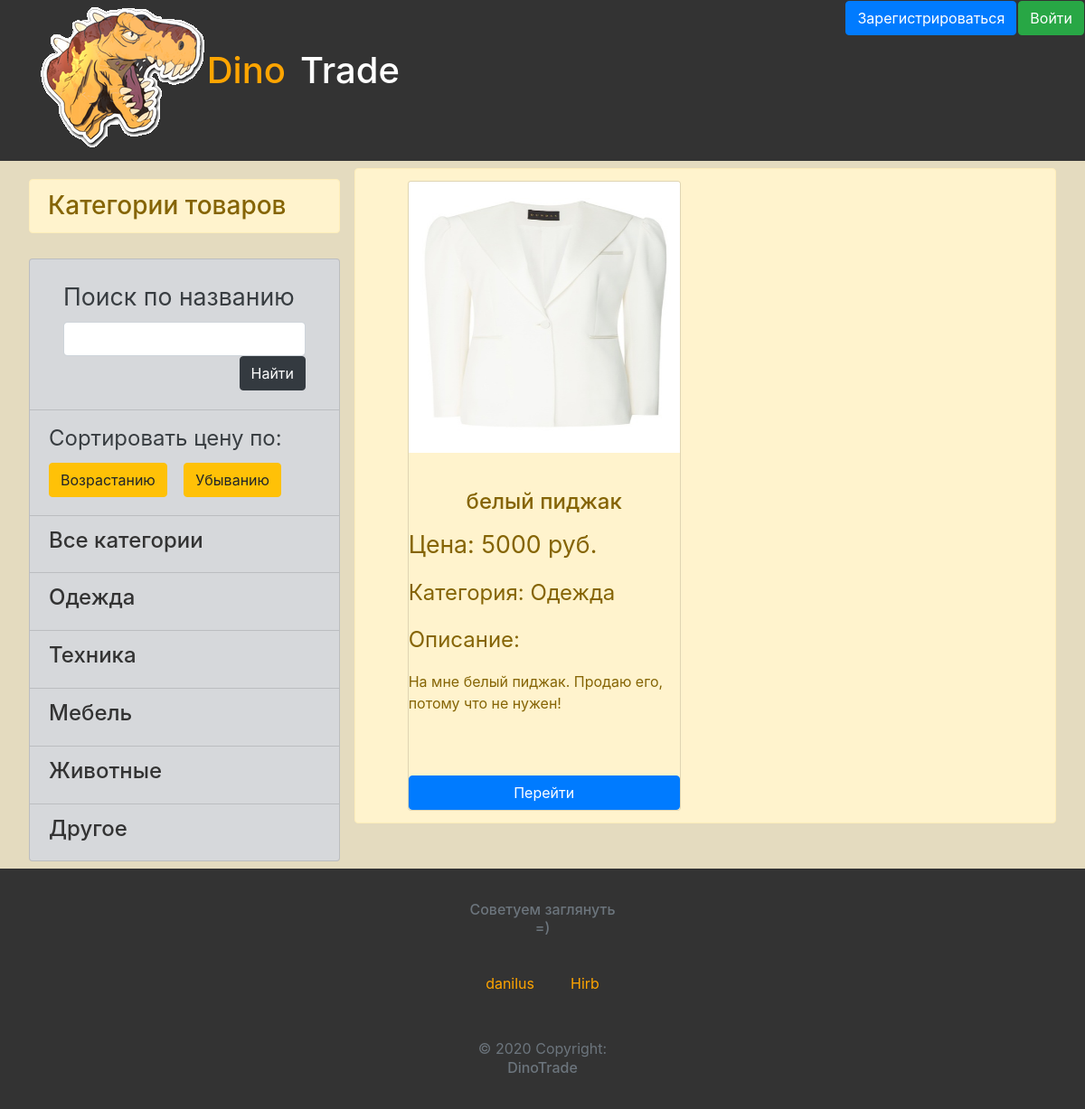
The app's page /index/Одежда, older data.
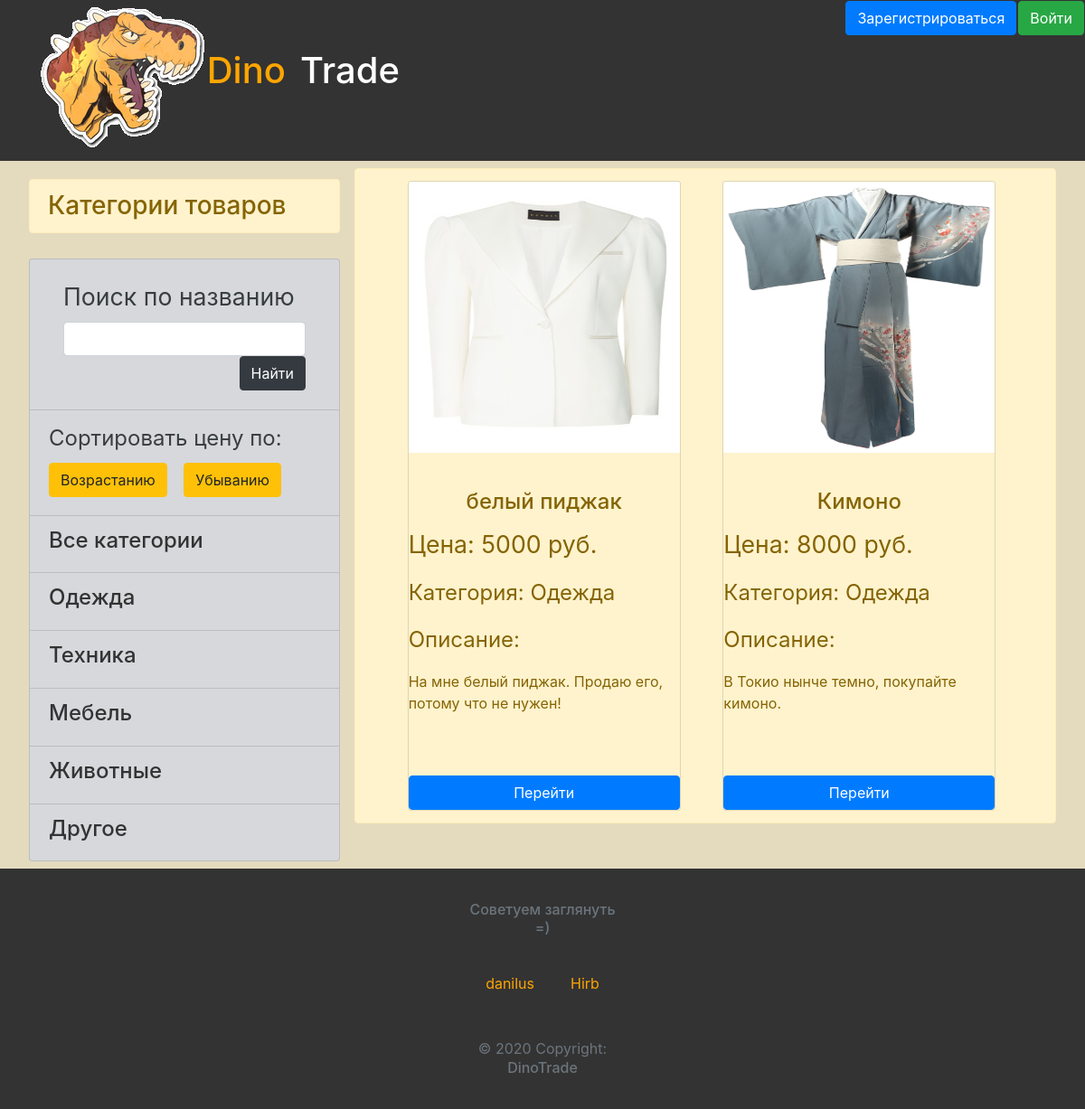
The same page, newer data.
### data/objects.py (models this page shows, shortened)
class Object(SqlAlchemyBase, UserMixin, SerializerMixin):
    __tablename__ = 'objects'
    id = sqlalchemy.Column(sqlalchemy.Integer, primary_key=True, autoincrement=True)
    name = sqlalchemy.Column(sqlalchemy.String, nullable=False)
    name_for_find = sqlalchemy.Column(sqlalchemy.String, nullable=True)
    category = sqlalchemy.Column(sqlalchemy.String, nullable=False)
    price = sqlalchemy.Column(sqlalchemy.Integer, nullable=False)
    description = sqlalchemy.Column(sqlalchemy.String, nullable=True)
    pictures = sqlalchemy.Column(sqlalchemy.String, nullable=True, default=' ')
    user_id = sqlalchemy.Column(sqlalchemy.Integer, sqlalchemy.ForeignKey("users.id"))
    sold = sqlalchemy.Column(sqlalchemy.Boolean, nullable=False, default=False)
    block = sqlalchemy.Column(sqlalchemy.Boolean, default=False)
    why_block = sqlalchemy.Column(sqlalchemy.String, nullable=True)
    user = orm.relation('User')

### main.py (the view, shortened to what this page needs)
@app.route('/', methods=['GET', 'POST'])
@app.route('/index/<category>', methods=['GET', 'POST'])
def main_page(category='Всекатегории'):
    form = FindObjectForm()
    sort_asc_form = SortAscending()
    sort_desc_form = SortDescending()
    sessions = db_session.create_session()
    what_we_want_to_find = ''
    if form.find_line.data:
        what_we_want_to_find = form.find_line.data
    if request.method == 'GET':
        if category != 'Всекатегории':
            objs = sessions.query(objects.Object).filter(objects.Object.sold == 0,
                                                         objects.Object.category == category)
        else:
            objs = sessions.query(objects.Object).filter(objects.Object.sold == 0)
        return render_template('main_page.html', category=category, current_user=current_user,
                               title='DinoTrade', objects=objs, form=form,
                               sort_asc_form=sort_asc_form, sort_desc_form=sort_desc_form,
                               name='', find=False)

### forms.py (shortened to what this page needs)
class FindObjectForm(FlaskForm):
    find_line = StringField('Поиск по названию', validators=[DataRequired()])
    find_button = SubmitField('Найти')

class SortAscending(FlaskForm):
    sort_ascending = SubmitField('Возрастанию')

### data/db_session.py (called while the page is built)
def create_session() -> Session:
    global __factory
    return __factory()

### templates/main_page.html (shortened to what this page needs)
{% extends "base.html" %}
{% block content %}
<div style="width: 30%; float: left; margin-left: 2%;">
    <div class="d-flex p-2">
        <table align="right" width="100%">
            <caption style="caption-side: top;"><h3 class="alert alert-warning" role="alert"> Категории товаров </h3></caption>
            <tr class="list-group-item list-group-item-secondary">
                <td>
                    <nav class="navbar navbar-success">
                        <form action="" method="post">
                            <div><span style="font-size: 20pt;">{{ form.find_line.label }}</span></div>
                            <div style="float: left;">
                                {{ form.find_line(class="form-control") }}
                            </div>
                            <div style="float: right;">{{ form.find_button(type="submit", class="btn btn-dark") }}</div>
                        </form>
                    </nav>
                </td>
            </tr>
            <tr class="list-group-item list-group-item-secondary">
                <td>
                    <div style="display: grid; grid-template-rows: 50% 50%">
                        <div style="font-size: 18pt;">Сортировать цену по:</div>
                        <div style="display: grid; grid-template-columns: 50% 50%;">
                            <div style="width: 100%; margin-right: 60px;" align="left">
                                <form action="" method="post">
                                    <p align="left"> {{ sort_asc_form.sort_ascending(type="submit", class="btn btn-warning") }} </p>
                                </form>
                            </div>
                            <div style="width: 100%;" align="left">
                                <form action="" method="post">
                                    <p align="left"> {{ sort_desc_form.sort_descending(type="submit", class="btn btn-warning") }} </p>
                                </form>
                            </div>
                        </div>
                    </div>
                </td>
            </tr>
            <tr class="list-group-item list-group-item-secondary"><td> <a style="color: #333;" href="/index/Всекатегории"><h4>Все категории</h4></a> </td></tr>
            <tr class="list-group-item list-group-item-secondary"><td> <a style="color: #333;" href="/index/Одежда"><h4>Одежда</h4></a> </td></tr>
            <tr class="list-group-item list-group-item-secondary"><td> <a style="color: #333;" href="/index/Техника"><h4>Техника</h4></a> </td></tr>
            <tr class="list-group-item list-group-item-secondary"><td> <a style="color: #333;" href="/index/Мебель"><h4>Мебель</h4></a> </td></tr>
            <tr class="list-group-item list-group-item-secondary"><td> <a style="color: #333;" href="/index/Животные"><h4>Животные</h4></a> </td></tr>
            <tr class="list-group-item list-group-item-secondary"><td> <a style="color: #333;" href="/index/Другое"><h4>Другое</h4></a> </td></tr>
        </table>
    </div>
</div>
<div class="d-flex p-2" style="width: 66%; table-layout: auto;">
    <div class="alert alert-warning" role="alert" style="width: 100%;">
        {% set arr = [] %}
        <table style="margin-left: 5%; margin-bot: 2%; height: 100%; ">
            {% for object in objects %}
                {% if loop.index % 3 == 1 %}
                    <tr>
                {% endif %}
                        {% set arr = arr.append(1) %}
                        <td width="25%">
                            <div class="card" style="height: 100%; width: 302px; background: #fff3cd; margin-bot: 2%;">
                                {% if object.pictures == ' ' %}
                                    <img src="../static/img/not_found.png" class="card-img-top" height="300px" width="302px">
                                {% else %}
                                    <img src="{{ object.pictures.split()[0] }}" class="card-img-top" height="300px" width="302px">
                                {% endif %}
                                <div class="card-body"></div>
                                    <h4 align="center" class="card-title">{{ object.name }}</h4>
                                    <p class="card-text"><span style="font-size: 20pt;">Цена: {{ object.price }} руб.</span></p>
                                    <p class="card-text"><span style="font-size: 18pt;">Категория: {{ object.category }}</span></p>
                                    <p class="card-text"><span style="font-size: 18pt;">Описание:</span><div style="height: 100px; max-height: calc(100vh - 56px); overflow-x: hidden; overflow-y: auto;">{{ object.description }}</div></p>
                                    <a href="/obj/{{ object.id }}" class="btn btn-primary">Перейти</a>
                            </div>
                        </td>
            {% endfor %}
        </table>
    </div>
</div>
{% endblock %}

### templates/base.html (shortened to what this page needs)
<!DOCTYPE html>
<html lang="en" style="height: 100%;">
<head>
        <link rel="stylesheet"
              href="https://stackpath.bootstrapcdn.com/bootstrap/4.4.1/css/bootstrap.min.css"
>
</head>
<body style="background-color: #E4DBBF; min-height: 100%; display: grid; grid-template-rows: 1fr auto;">
<div id="page-wrap">
    <header style="background-color: #333;">
        <a class="navbar-brand" href="/index/Всекатегории" style="color: #ffa500;">
            <div style="margin-left: 10%; text-decoration: none;">
                <table>
                    <tr style="margin-left: 10%;">
                        <td>
                            <div style="float: left;">
                                <img src="../static/img/logo.jpg">
                            </div>
                        </td>
                        <td><h1><a class="navbar-brand" href="/index/Всекатегории" style="color: #ffa500;"><h1>Dino</h1></a><a class="navbar-brand" href="/index/Всекатегории" style="color: #ffffff;"><h1>Trade</h1></a></h1></td>
                    </tr>
                </table>
            </div>
        </a>
                {% if current_user.is_authenticated %}
                    <table align="right">
                        <tr>
                            <td><a class="btn btn-primary btn-lg active" role="button" aria-pressed="true" href="/profile/{{ current_user.id }}" style="width: 170px; height: 50px;"><h6>{{current_user.name}}</h6></a></td>
                            <td><a href="/change_avatar"><img style="border-radius: 10px;" src="{{ current_user.avatar }}" height="50" width="50" title="Сменить аватарку"></a></td>
                        </tr>
                        <tr>
                            <td>
                                <a style="width: 100%;" class="btn btn-success float-right" href="/add_obj">
                                Подать объявление
                                </a>
                            </td>
                            <td>
                                <a class="btn btn-danger float-right" href="/logout">
                                    Выйти
                                </a>
                            </td>
                        </tr>
                        {% if current_user.admin >= 1 %}
                            <tr>
                                <td colspan="2">
                                    <a style="width: 100%" class="btn btn-warning float-right" href="/users_list">
                                    Список пользователей
                                    </a>
                                </td>
                            </tr>
                        {% endif %}
                    </table>
                {% else %}
                    <table align="right">
                        <tr>
                            <td><a class="btn btn-primary" href="/register">Зарегистрироваться</a></td>
                            <td><a class="btn btn-success" href="/login">Войти</a></td>
                        </tr>
                    </table>
                {% endif %}
    </header>
    <main style="background-color: #E4DBBF;">
        {% block content %}{% endblock %}
    </main>
</div>
<footer class="page-footer font-small blue pt-4" style="background-color: #333; grid-row-start: 2; grid-row-end: 3;">
    <table align="center" cellpadding="20">
        <caption style="caption-side: top;"><h6 align="center"> Советуем заглянуть =) </h6></caption>
        <tr>
            <td>
                <a style="color: #ffa500;" href="https://www.instagram.com/danilus_2">danilus</a>
            </td>
            <td>
                <a style="color: #ffa500;" href="https://www.instagram.com/burryromas/">Hirb</a>
            </td>
        </tr>
        <caption>
            <div class="footer-copyright text-center py-3">© 2020 Copyright:
                <h6>DinoTrade</h6>
            </div>
        </caption>
    </table>
</footer>
</body>
</html>

Row changes from the older to the newer data that the page shows:
added Object: shows a picture, name "Кимоно", price "8000", category "Одежда", description "В Токио нынче темно, покупайте кимоно."
